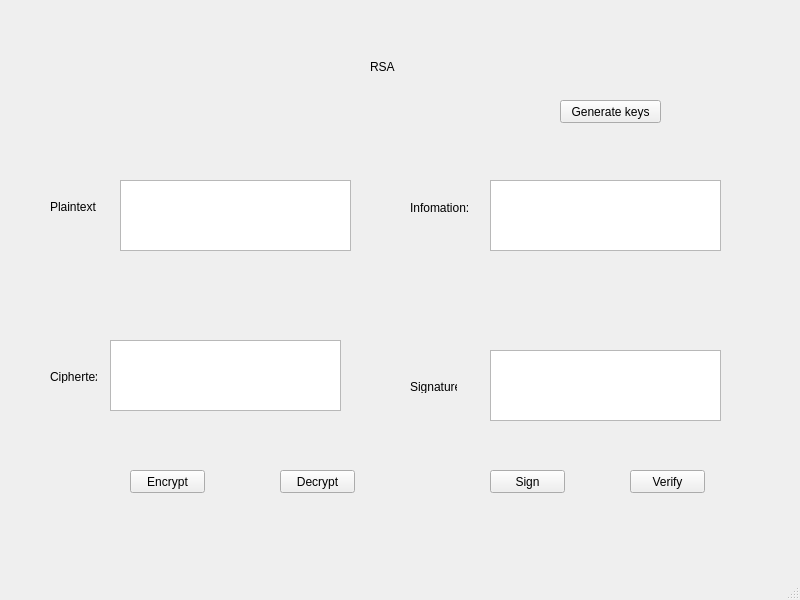
<?xml version="1.0" encoding="UTF-8"?>
<ui version="4.0">
 <class>MainWindow</class>
 <widget class="QMainWindow" name="MainWindow">
  <property name="geometry">
   <rect>
    <x>0</x>
    <y>0</y>
    <width>800</width>
    <height>600</height>
   </rect>
  </property>
  <property name="windowTitle">
   <string>MainWindow</string>
  </property>
  <widget class="QWidget" name="centralwidget">
   <widget class="QLabel" name="label">
    <property name="geometry">
     <rect>
      <x>370</x>
      <y>60</y>
      <width>47</width>
      <height>13</height>
     </rect>
    </property>
    <property name="text">
     <string>RSA</string>
    </property>
   </widget>
   <widget class="QPushButton" name="btn_encrypt">
    <property name="geometry">
     <rect>
      <x>130</x>
      <y>470</y>
      <width>75</width>
      <height>23</height>
     </rect>
    </property>
    <property name="text">
     <string>Encrypt</string>
    </property>
   </widget>
   <widget class="QPushButton" name="btn_decrypt">
    <property name="geometry">
     <rect>
      <x>280</x>
      <y>470</y>
      <width>75</width>
      <height>23</height>
     </rect>
    </property>
    <property name="text">
     <string>Decrypt</string>
    </property>
   </widget>
   <widget class="QPushButton" name="btn_sign">
    <property name="geometry">
     <rect>
      <x>490</x>
      <y>470</y>
      <width>75</width>
      <height>23</height>
     </rect>
    </property>
    <property name="text">
     <string>Sign</string>
    </property>
   </widget>
   <widget class="QPushButton" name="btn_verify">
    <property name="geometry">
     <rect>
      <x>630</x>
      <y>470</y>
      <width>75</width>
      <height>23</height>
     </rect>
    </property>
    <property name="text">
     <string>Verify</string>
    </property>
   </widget>
   <widget class="QLabel" name="label_2">
    <property name="geometry">
     <rect>
      <x>50</x>
      <y>200</y>
      <width>47</width>
      <height>13</height>
     </rect>
    </property>
    <property name="text">
     <string>Plaintext</string>
    </property>
   </widget>
   <widget class="QLabel" name="label_3">
    <property name="geometry">
     <rect>
      <x>50</x>
      <y>370</y>
      <width>47</width>
      <height>13</height>
     </rect>
    </property>
    <property name="text">
     <string>Ciphertext</string>
    </property>
   </widget>
   <widget class="QLabel" name="label_5">
    <property name="geometry">
     <rect>
      <x>410</x>
      <y>200</y>
      <width>61</width>
      <height>16</height>
     </rect>
    </property>
    <property name="text">
     <string>Infomation:</string>
    </property>
   </widget>
   <widget class="QLabel" name="label_6">
    <property name="geometry">
     <rect>
      <x>410</x>
      <y>380</y>
      <width>47</width>
      <height>13</height>
     </rect>
    </property>
    <property name="text">
     <string>Signature</string>
    </property>
   </widget>
   <widget class="QPushButton" name="btn_gen_keys">
    <property name="geometry">
     <rect>
      <x>560</x>
      <y>100</y>
      <width>101</width>
      <height>23</height>
     </rect>
    </property>
    <property name="text">
     <string>Generate keys</string>
    </property>
   </widget>
   <widget class="QTextEdit" name="txt_plain_text">
    <property name="geometry">
     <rect>
      <x>120</x>
      <y>180</y>
      <width>231</width>
      <height>71</height>
     </rect>
    </property>
   </widget>
   <widget class="QTextEdit" name="txt_cipher_text">
    <property name="geometry">
     <rect>
      <x>110</x>
      <y>340</y>
      <width>231</width>
      <height>71</height>
     </rect>
    </property>
   </widget>
   <widget class="QTextEdit" name="txt_info">
    <property name="geometry">
     <rect>
      <x>490</x>
      <y>180</y>
      <width>231</width>
      <height>71</height>
     </rect>
    </property>
   </widget>
   <widget class="QTextEdit" name="txt_sign">
    <property name="geometry">
     <rect>
      <x>490</x>
      <y>350</y>
      <width>231</width>
      <height>71</height>
     </rect>
    </property>
   </widget>
  </widget>
  <widget class="QMenuBar" name="menubar">
   <property name="geometry">
    <rect>
     <x>0</x>
     <y>0</y>
     <width>800</width>
     <height>21</height>
    </rect>
   </property>
  </widget>
  <widget class="QStatusBar" name="statusbar"/>
 </widget>
 <resources/>
 <connections/>
</ui>
